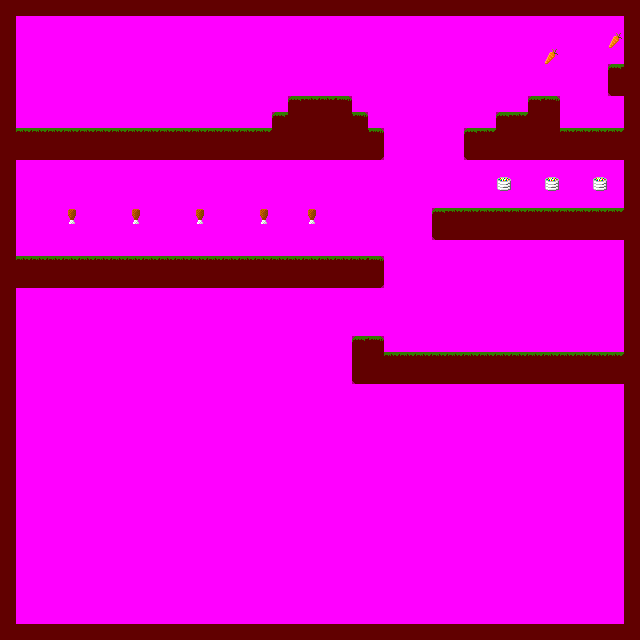

The image is a tile-based game level rendered from a .tmx file. Its description and source (layers, tilesets, objects; grid data summarised) follow:
An orthogonal 40x40 tile map with 16x16 px tiles, 3 tile layers (Collides, Display, Collects), 2 tilesets and 3 objects (2x Start, Blue).

<map version="1.0" orientation="orthogonal" width="40" height="40" tilewidth="16" tileheight="16">
 <tileset firstgid="1" name="Grass" tilewidth="16" tileheight="16">
  <image source="gfx/grass_tiles.png" trans="ff00ff" width="128" height="128" />
 </tileset>
 <tileset firstgid="65" name="Collects" tilewidth="16" tileheight="16">
  <image source="gfx/collects.png" trans="ff00ff" width="128" height="128" />
 </tileset>
 <layer name="Collides" width="40" height="40">
  <data>[1600 cells, 1600 non-empty, 2 distinct tile ids]</data>
 </layer>
 <layer name="Display" width="40" height="40" opacity="0.48">
  <data>[1600 cells, 1600 non-empty, 7 distinct tile ids]</data>
 </layer>
 <objectgroup name="Start" width="40" height="40">
  <object name="Player" type="Start" x="38" y="87" width="20" height="8" />
  <object name="Blue" x="452" y="334" width="15" height="14" />
  <object name="Blue" type="Start" x="417" y="337" width="17" height="12" />
 </objectgroup>
 <layer name="Collects" width="40" height="40">
  <data>[1600 cells, 10 non-empty, 3 distinct tile ids]</data>
 </layer>
</map>